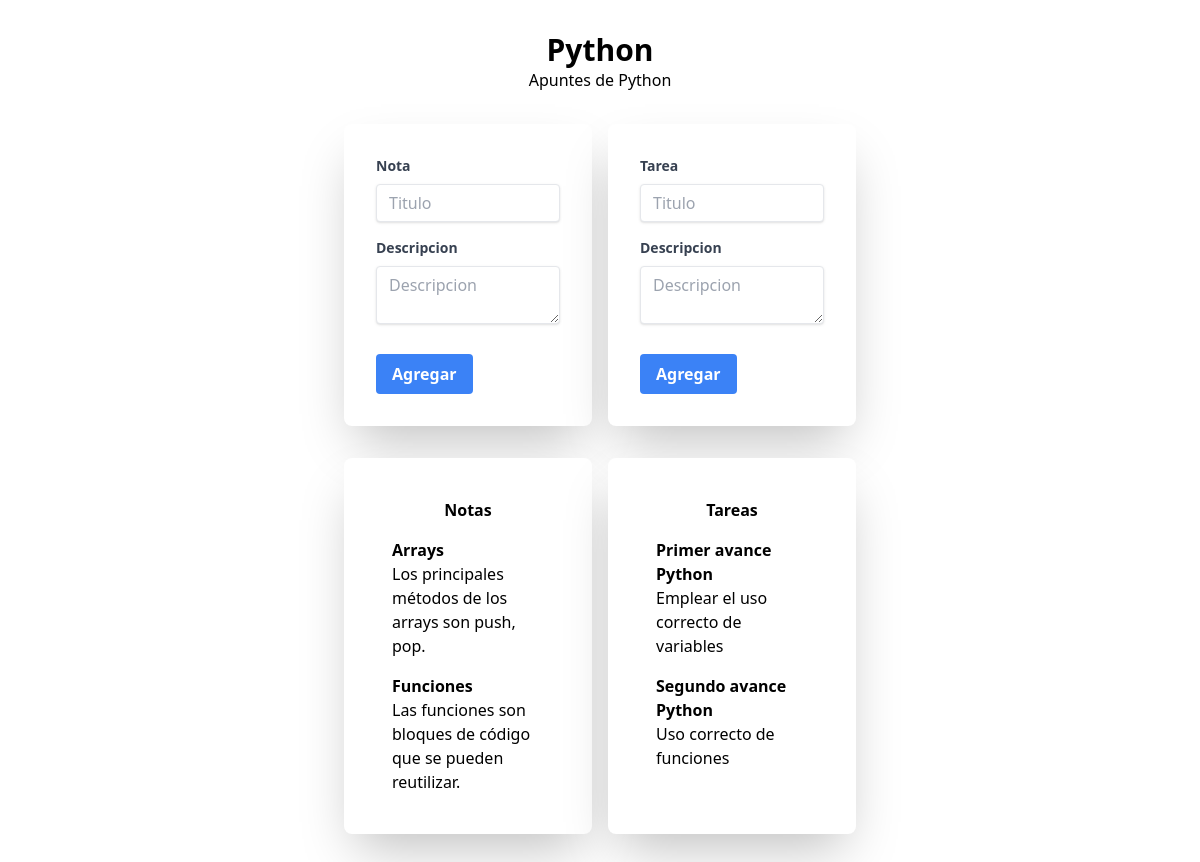
The app's page /apuntes/25, older data.
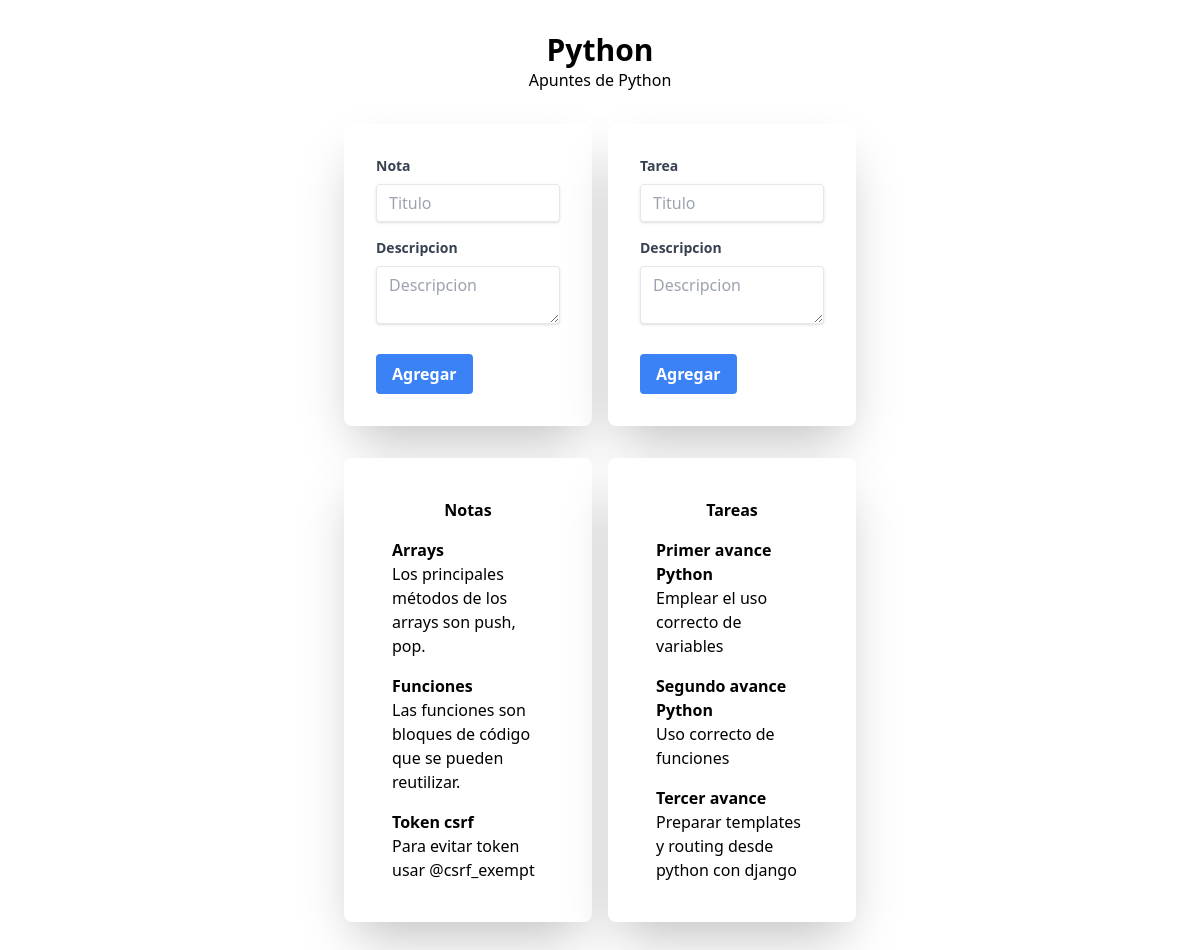
The same page, newer data.
### app/models.py (models this page shows, shortened)
class Agenda(models.Model):
    nombre = models.CharField(max_length=50)
    descripcion = models.CharField(max_length=200)

class Nota(models.Model):
    titulo = models.CharField(max_length=50)
    descripcion = models.CharField(max_length=200)
    agenda = models.ForeignKey(Agenda, on_delete=models.CASCADE)

class Tarea(models.Model):
    titulo = models.CharField(max_length=50)
    descripcion = models.CharField(max_length=200)
    estado = models.BooleanField(default=False)
    agenda = models.ForeignKey(Agenda, on_delete=models.CASCADE)

### app/views.py (the view, shortened to what this page needs)
# urls.py: path('apuntes/', crear_agenda, name='index'), # por si no se pone el id
@csrf_exempt
def apuntes(request, id):
  try:
    agenda = Agenda.objects.get(id=id)
    notas = Nota.objects.filter(agenda=agenda)
    tareas = Tarea.objects.filter(agenda=agenda)
  except Agenda.DoesNotExist:
    return redirect('index')
  template = loader.get_template('apuntes.html')
  context = {'agenda': agenda, 'notas': notas, 'tareas': tareas}
  render = template.render(context)
  return HttpResponse(render)

### templates/apuntes.html (shortened to what this page needs)
<!DOCTYPE html>
<html lang="es">
<head>
  <script src="https://cdn.tailwindcss.com"></script>
</head>
<body>
  <div class="flex justify-center items-center pt-8">
    <div class="bg-white rounded-lg">
      <h1 class="text-3xl font-bold text-center">{{agenda.nombre}}</h1>
      <p>{{agenda.descripcion}}</p>
    </div>
  </div>
  <div class="grid grid-cols-2 gap-4 max-w-lg mx-auto my-8">
    <div class="bg-white rounded-lg shadow-2xl p-8 max-w-[260px]">
      <form class="" action="{% url 'apuntes' agenda.id %}" method="POST">
        <div class="mb-4">
          <label class="block text-gray-700 text-sm font-bold mb-2" for="nota-titulo">
            Nota
          </label>
          <input class="shadow appearance-none border rounded w-full py-2 px-3 text-gray-700 leading-tight focus:outline-none focus:shadow-outline"
            id="nota-titulo" type="text" placeholder="Titulo" name="titulo" required>
        </div>
        <div class="mb-6">
          <label class="block text-gray-700 text-sm font-bold mb-2" for="nota-descripcion">
            Descripcion
          </label>
          <textarea class="shadow appearance-none border rounded w-full py-2 px-3 text-gray-700 leading-tight focus:outline-none focus:shadow-outline"
            id="nota-descripcion" type="text" placeholder="Descripcion" name="descripcion"></textarea>
        </div>
        <div class="flex items-center justify-between">
          <button class="bg-blue-500 hover:bg-blue-700 text-white font-bold py-2 px-4 rounded focus:outline-none focus:shadow-outline"
            type="submit" name="submit">
            Agregar
          </button>
        </div>
      </form>
    </div>
    <div class="bg-white rounded-lg shadow-2xl p-8 max-w-[260px]">
      <form class="" action="{% url 'apuntes' agenda.id %}" method="POST">
        <div class="mb-4">
          <label class="block text-gray-700 text-sm font-bold mb-2" for="tarea-titulo">
            Tarea
          </label>
          <input class="shadow appearance-none border rounded w-full py-2 px-3 text-gray-700 leading-tight focus:outline-none focus:shadow-outline"
            id="tarea-titulo" type="text" placeholder="Titulo" name="titulo" required>
        </div>
        <div class="mb-6">
          <label class="block text-gray-700 text-sm font-bold mb-2" for="tarea-descripcion">
            Descripcion
          </label>
          <textarea class="shadow appearance-none border rounded w-full py-2 px-3 text-gray-700 leading-tight focus:outline-none focus:shadow-outline"
            id="tarea-descripcion" type="text" placeholder="Descripcion" name="descripcion"></textarea>
        </div>
        <div class="flex items-center justify-between">
          <button class="bg-blue-500 hover:bg-blue-700 text-white font-bold py-2 px-4 rounded focus:outline-none focus:shadow-outline"
            type="submit" name="submit">
            Agregar
          </button>
        </div>
      </form>
    </div>
  </div>
  <div class="grid grid-cols-2 gap-4 max-w-lg mx-auto my-8">
    <div class="bg-white rounded-lg shadow-2xl p-8 max-w-[250px]">
      <table class="table-auto">
        <thead>
          <tr>
            <th class="px-4 py-2">Notas</th>
          </tr>
        </thead>
        <tbody>
          {% for nota in notas %}
            <tr>
                <td class="px-4 py-2">
                  <div class="font-bold">{{ nota.titulo }}</div>
                  <div class="">{{nota.descripcion}}</div>
                </td>
            </tr>
          {% endfor %}
      </table>
    </div>
    <div class="bg-white rounded-lg shadow-2xl p-8 max-w-[250px]">
      <table class="table-auto">
        <thead>
          <tr>
            <th class="px-4 py-2">Tareas</th>
          </tr>
        </thead>
        <tbody>
          {% for tarea in tareas %}
            <tr>
              <td class="px-4 py-2">
                <div class="font-bold">{{ tarea.titulo }}</div>
                <div class="">{{tarea.descripcion}}</div>
              </td>
            </tr>
          {% endfor %}
        </tbody>
      </table>
    </div>
</body>
</html>

Row changes from the older to the newer data that the page shows:
added Nota: titulo "Token csrf", descripcion "Para evitar token usar @csrf_exempt"
added Tarea: titulo "Tercer avance", descripcion "Preparar templates y routing desde python con django"
